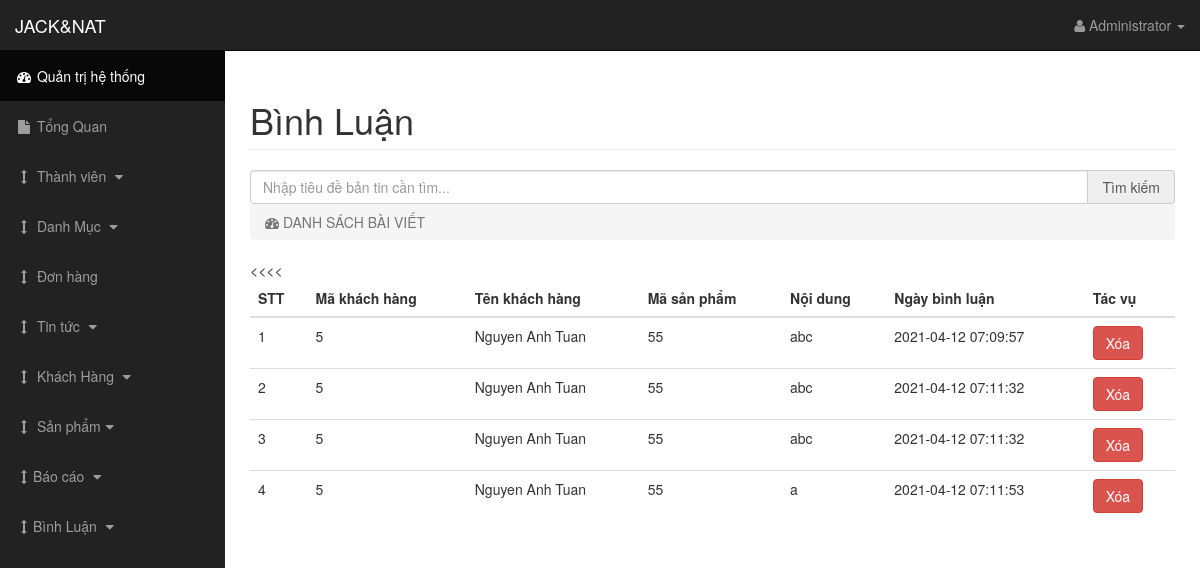
The app's page /backend/index.php?page=comment (signed in) with its own data.
### tables this page shows
CREATE TABLE `tbl_binh_luan_san_pham` (
  `id_binh_luan` int(11) NOT NULL,
  `id_khach_hang` int(50) NOT NULL,
  `id_san_pham` int(50) NOT NULL,
  `noi_dung` mediumtext NOT NULL,
  `ngay` timestamp NOT NULL DEFAULT current_timestamp()
);

CREATE TABLE `tbl_khach_hang` (
  `id_khach_hang` int(11) NOT NULL,
  `ten_khach_hang` varchar(256) DEFAULT NULL,
  `email` varchar(256) DEFAULT NULL,
  `so_dien_thoai` varchar(15) DEFAULT NULL,
  `dia_chi` varchar(255) DEFAULT NULL,
  `ma_kich_hoat` varchar(255) NOT NULL DEFAULT '1',
  `mat_khau` varchar(255) DEFAULT NULL,
  `ten_dang_nhap` varchar(55) NOT NULL,
  `gioi_tinh` varchar(3) DEFAULT NULL,
  `ngay_sinh` date DEFAULT NULL
);

### backend/views/comment.php (the view, shortened to what this page needs)
<?php
	if (isset($_POST['submit_search'])) {
        $key = $_POST['keyw'];
        $sql = "SELECT * FROM tbl_binh_luan_san_pham WHERE noi_dung LIKE '%$key%' ORDER BY id_binh_luan";
    }else{
        $sql = "SELECT * FROM tbl_binh_luan_san_pham A INNER JOIN tbl_khach_hang B ON A.id_khach_hang = B.id_khach_hang ORDER BY id_binh_luan";
    }
    $query = mysqli_query($conn, $sql);
    $count = mysqli_num_rows($query);
?>
<div class="container-fluid">
    <div class="row">
        <div class="col-lg-12">
            <h1 class="page-header">
               Bình Luận
            </h1>
            <form action="" method="POST">
                <div class="input-group">
                  <input type="text" required="" placeholder="Nhập tiêu đề bản tin cần tìm..." name="keyw" class="form-control" value="<?php if(isset($key)) { echo $key; } ?>"/>
                  <span class="input-group-addon">
                      <button style="line-height: 0px; padding: 0px;" type="submit" class="" name="submit_search">
	                      Tìm kiếm
	                  </button>
                  </span>
                </div>
            </form>
            <ol class="breadcrumb">
                <li class="active">
                    <i class="fa fa-dashboard"></i> DANH SÁCH BÀI VIẾT
                </li>
            </ol>
        </div>
    </div>
	<div class="row">
        <div class="col-lg-12 col-xs-12 col-sm-12 col-md-12">
			<div class="table-responsive">
				<table class="table table-hover">
					<?php if($count > 0){ ?>
					<thead>
						<tr>
                            <th scope="col">STT</th>
                            <th scope="col">Mã khách hàng</th>
                            <th scope="col">Tên khách hàng</th>
                            <th scope="col">Mã sản phẩm</th>
                            <th scope="col">Nội dung</th>
                            <th scope="col">Ngày bình luận</th>
                            <th scope="col">Tác vụ</th>
						</tr>
					</thead>
					<tbody>
						<?php
							$stt = 0;
							while ($row = mysqli_fetch_array($query)) {
								$stt += 1;
						?>
								<tr>
									<<td><?php echo $stt; ?></td>
                                    <td><?php echo $row['id_khach_hang']?></td>
                                    <td><?php echo $row['ten_khach_hang']?></td>
                                    <td><?php echo $row['id_san_pham'];?></td>
                                    <td><?php echo substr($row['noi_dung'],0,80);?></td>
                                    <td><?php echo $row['ngay']?></td>
									<td>
										<a onclick="return confirm('Bạn có muốn xóa bài viết này không? ');" href="index.php?page=del-comment&id=<?php echo $row['id_binh_luan']; ?>">
											<button class="btn btn-danger">Xóa</button>
										</a>
									</td>
								</tr>
						<?php
							}
						?>
					</tbody>
				<?php
				} ?>
				</table>
			</div>
		</div>
    </div>
</div>

### backend/css/sb-admin.css (style rules this page uses)
body { margin-top: 100px; background-color: #222; }
@media (min-width:768px) { body { margin-top: 50px; } }

### records on screen
tbl_binh_luan_san_pham: id_khach_hang.id_khach_hang "5", id_khach_hang.ten_khach_hang "Nguyen Anh Tuan", id_san_pham "55", noi_dung "abc", ngay "2021-04-12 07:09:57"
tbl_binh_luan_san_pham: id_khach_hang.id_khach_hang "5", id_khach_hang.ten_khach_hang "Nguyen Anh Tuan", id_san_pham "55", noi_dung "abc", ngay "2021-04-12 07:11:32"
tbl_binh_luan_san_pham: id_khach_hang.id_khach_hang "5", id_khach_hang.ten_khach_hang "Nguyen Anh Tuan", id_san_pham "55", noi_dung "abc", ngay "2021-04-12 07:11:32"
tbl_binh_luan_san_pham: id_khach_hang.id_khach_hang "5", id_khach_hang.ten_khach_hang "Nguyen Anh Tuan", id_san_pham "55", noi_dung "a", ngay "2021-04-12 07:11:53"

### other values on screen
$_SESSION['name'] "Administrator"
